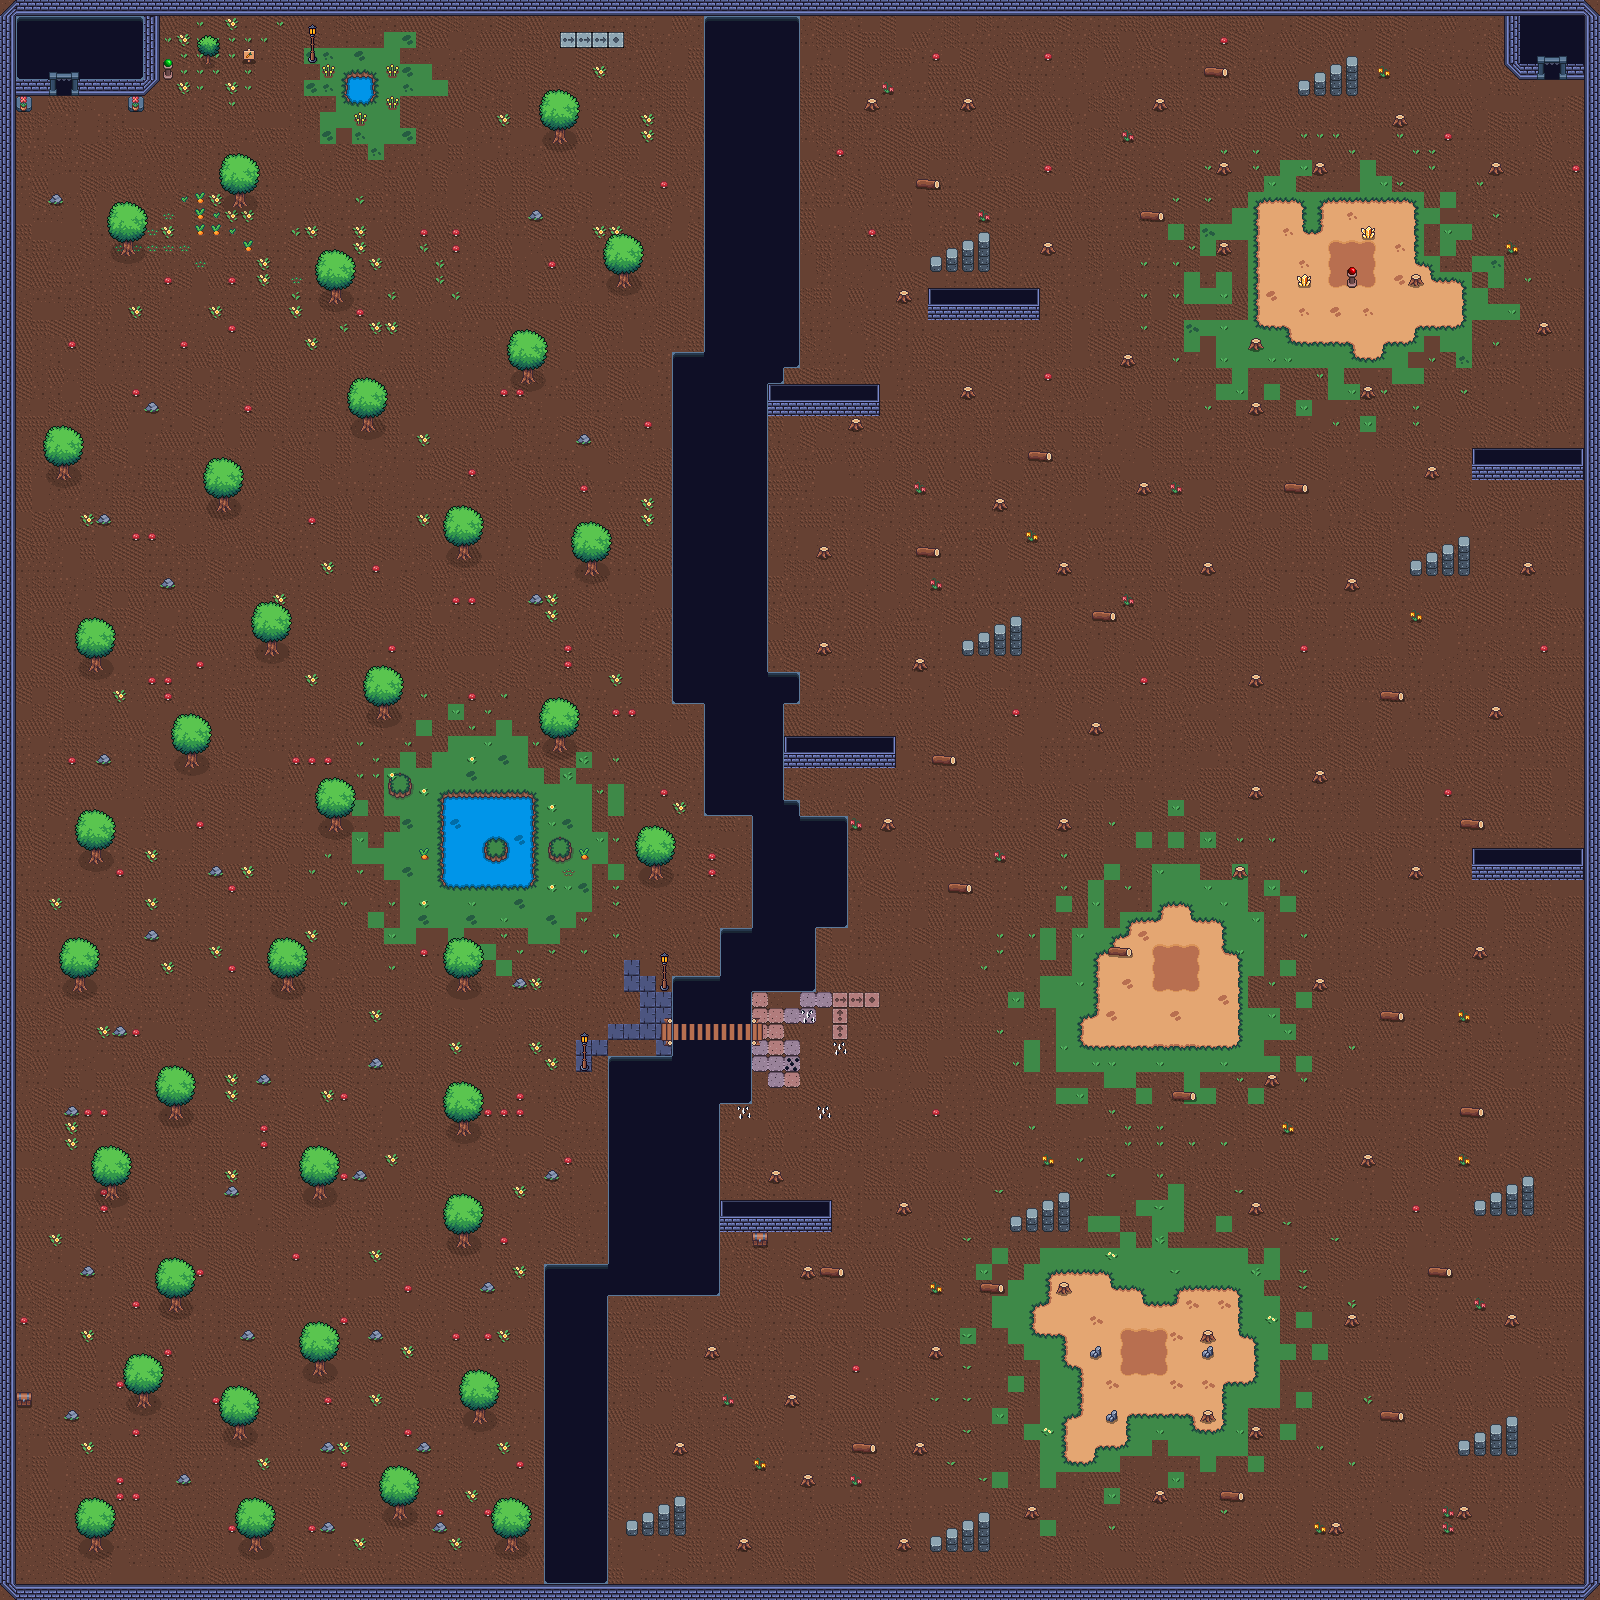

A 2D game scene composited from a Tiled map and its tileset images. What follows is a short description and the map's XML, with each tile layer's data collapsed to a summary:
An orthogonal 100x100 tile map with 16x16 px tiles, 8 tile layers (Sol, Vide, Pont, Mur, ...), 4 tilesets and 209 objects (174x collision, 28x collision1, 2x collision2, switch map0 0, spawn map0 0, ...).

<map version="1.10" tiledversion="1.11.2" orientation="orthogonal" renderorder="right-down" width="100" height="100" tilewidth="16" tileheight="16" infinite="0" nextlayerid="14" nextobjectid="260">
 <tileset firstgid="1" source="jsp.tsx" />
 <tileset firstgid="769" source="garden.tsx" />
 <tileset firstgid="1242" source="Tilemap Dungeon original size.tsx" />
 <tileset firstgid="1842" source="../tileset/garden.tsx" />
 <group id="10" name="Map">
  <layer id="1" name="Sol" width="100" height="100">
   <data>[10000 cells, 10000 non-empty, 25 distinct tile ids]</data>
  </layer>
  <layer id="7" name="Vide" width="100" height="100">
   <data>[10000 cells, 631 non-empty, 12 distinct tile ids]</data>
  </layer>
  <layer id="6" name="Pont" width="100" height="100">
   <data>[10000 cells, 11 non-empty, 4 distinct tile ids]</data>
  </layer>
  <layer id="2" name="Mur" width="100" height="100">
   <data>[10000 cells, 501 non-empty, 10 distinct tile ids]</data>
  </layer>
  <layer id="9" name="porte" width="100" height="100">
   <data>[10000 cells, 11 non-empty, 5 distinct tile ids]</data>
  </layer>
  <layer id="8" name="sol 2 (herbre ou autre)" width="100" height="100">
   <data>[10000 cells, 765 non-empty, 49 distinct tile ids]</data>
  </layer>
  <layer id="4" name="Eau" width="100" height="100">
   <data>[10000 cells, 192 non-empty, 19 distinct tile ids]</data>
  </layer>
  <layer id="3" name="Objet" width="100" height="100">
   <data>[10000 cells, 955 non-empty, 48 distinct tile ids]</data>
  </layer>
 </group>
 <group id="11" name="object">
  <objectgroup id="13" name="collision">
   <object id="16" name="collision" x="128" y="96" width="16" height="16" />
   <object id="17" name="collision" x="16" y="96" width="16" height="16" />
   <object id="19" name="collision" x="80" y="16" width="80" height="64" />
   <object id="22" name="collision" x="144" y="80" width="16" height="16" />
   <object id="24" name="collision" x="144" y="0" width="32" height="16" />
   <object id="25" name="collision" x="0" y="80" width="16" height="208" />
   <object id="26" name="collision" x="160" y="64" width="16" height="16" />
   <object id="27" name="collision" x="192" y="48" width="32" height="16" />
   <object id="28" name="collision" x="240" y="48" width="16" height="16" />
   <object id="29" name="collision" x="304" y="48" width="16" height="16" />
   <object id="30" name="collision" x="224" y="192" width="32" height="16" />
   <object id="31" name="collision" x="112" y="240" width="32" height="16" />
   <object id="32" name="collision" x="320" y="288" width="32" height="16" />
   <object id="33" name="collision" x="48" y="464" width="32" height="16" />
   <object id="34" name="collision" x="208" y="496" width="32" height="16" />
   <object id="35" name="collision" x="352" y="416" width="32" height="16" />
   <object id="37" name="collision" x="512" y="368" width="32" height="16" />
   <object id="38" name="collision" x="544" y="128" width="32" height="16" />
   <object id="39" name="collision1" x="336" y="64" width="48" height="48" />
   <object id="40" name="collision" x="256" y="640" width="32" height="16" />
   <object id="41" name="collision" x="80" y="656" width="32" height="16" />
   <object id="42" name="collision" x="448" y="544" width="32" height="16" />
   <object id="43" name="collision" x="576" y="560" width="32" height="16" />
   <object id="44" name="collision" x="608" y="272" width="32" height="16" />
   <object id="45" name="collision" x="544" y="736" width="32" height="16" />
   <object id="46" name="collision" x="368" y="704" width="32" height="16" />
   <object id="47" name="collision" x="320" y="816" width="32" height="16" />
   <object id="48" name="collision" x="80" y="848" width="32" height="16" />
   <object id="49" name="collision" x="176" y="752" width="32" height="16" />
   <object id="50" name="collision1" x="432" y="784" width="112" height="112" />
   <object id="51" name="collision" x="384" y="768" width="32" height="32" />
   <object id="52" name="collision" x="544" y="832" width="32" height="32" />
   <object id="53" name="collision" x="640" y="864" width="32" height="16" />
   <object id="54" name="collision" x="448" y="976" width="32" height="16" />
   <object id="55" name="collision" x="272" y="976" width="32" height="16" />
   <object id="56" name="collision" x="64" y="976" width="32" height="16" />
   <object id="58" name="collision" x="160" y="1104" width="32" height="16" />
   <object id="59" name="collision" x="304" y="1184" width="32" height="16" />
   <object id="60" name="collision" x="448" y="1232" width="32" height="16" />
   <object id="61" name="collision" x="448" y="1120" width="32" height="16" />
   <object id="62" name="collision" x="160" y="1296" width="32" height="16" />
   <object id="63" name="collision" x="96" y="1184" width="32" height="16" />
   <object id="64" name="collision" x="128" y="1392" width="32" height="16" />
   <object id="65" name="collision" x="224" y="1424" width="32" height="16" />
   <object id="66" name="collision" x="304" y="1360" width="32" height="16" />
   <object id="67" name="collision" x="464" y="1408" width="32" height="16" />
   <object id="68" name="collision" x="384" y="1504" width="32" height="16" />
   <object id="69" name="collision" x="240" y="1536" width="32" height="16" />
   <object id="70" name="collision" x="80" y="1536" width="32" height="16" />
   <object id="71" name="collision" x="496" y="1536" width="32" height="16" />
   <object id="72" name="collision" x="0" y="928" width="16" height="672" />
   <object id="73" name="collision" x="0" y="288" width="16" height="656" />
   <object id="74" name="collision" x="576" y="1056" width="16" height="16" />
   <object id="75" name="collision" x="656" y="976" width="16" height="16" />
   <object id="77" name="collision" x="736" y="1104" width="16" height="16" />
   <object id="78" name="collision" x="816" y="1104" width="16" height="16" />
   <object id="79" name="collision" x="832" y="1040" width="16" height="16" />
   <object id="80" name="collision" x="800" y="1008" width="16" height="16" />
   <object id="81" name="collision" x="720" y="1200" width="112" height="16" />
   <object id="82" name="collision" x="800" y="1264" width="48" height="16" />
   <object id="83" name="collision" x="896" y="1200" width="16" height="16" />
   <object id="84" name="collision" x="768" y="1168" width="16" height="16" />
   <object id="85" name="collision" x="704" y="1344" width="16" height="16" />
   <object id="86" name="collision" x="672" y="1440" width="16" height="16" />
   <object id="87" name="collision" x="800" y="1472" width="16" height="16" />
   <object id="88" name="collision" x="784" y="1392" width="16" height="16" />
   <object id="89" name="collision" x="848" y="1440" width="32" height="16" />
   <object id="90" name="collision" x="912" y="1440" width="16" height="16" />
   <object id="91" name="collision" x="928" y="1344" width="16" height="16" />
   <object id="92" name="collision" x="624" y="1520" width="64" height="16" />
   <object id="93" name="collision1" x="592" y="1264" width="16" height="320" />
   <object id="94" name="collision1" x="544" y="1264" width="16" height="320" />
   <object id="95" name="collision1" x="544" y="1264" width="64" height="16" />
   <object id="100" name="collision1" x="608" y="1264" width="112" height="16" />
   <object id="101" name="collision1" x="608" y="1056" width="112" height="224" />
   <object id="102" name="collision1" x="720" y="1072" width="32" height="16" />
   <object id="103" name="collision1" x="672" y="1045.5" width="80" height="26.5" />
   <object id="104" name="collision1" x="672" y="976" width="80" height="23.75" />
   </objectgroup>
  <objectgroup id="12" name="interface">
   <!-- 3 objects omitted --></objectgroup>
 </group>
</map>
<!-- 131 of 209 objects omitted -->
